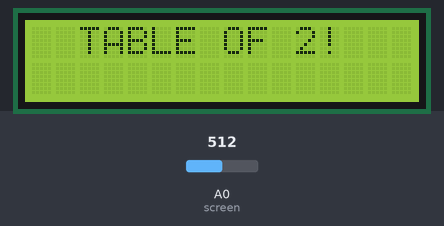
Simulated run of this sketch. Board: Arduino Uno, built with avr-gcc and run on an emulated ATmega328P. Shown: 16×2 character LCD. The inputs (shaded band) are chosen by the test bench; at power-on: A0 (screen) = 512.

Above: at 0.1 s.
At 3.2 s:
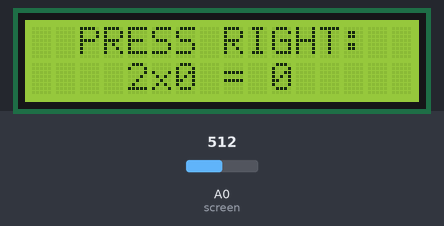
3.3 s: A0 (screen) set to 0
At 5.7 s:
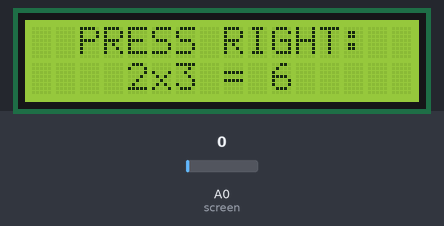
5.8 s: A0 (screen) set to 122
Timing chart, 0 to 8.8 s (numbered marks = the images above; inputs shaded):
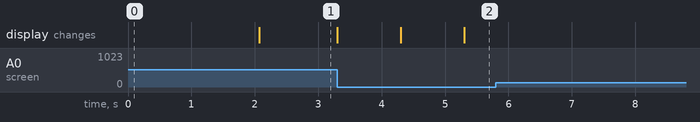

Measured:
- after the input at 3.3 s, the display: first changes at once (image 2 shows a later state)
- after the input at 5.8 s, every drawn part: stays the same

The sketch:

lcd_table_MANUAL.ino
```cpp
#include<LiquidCrystal.h>
 LiquidCrystal lcd(8,9,4,5,6,7);
 #define screen A0
 int count =0;
void setup()
{
 lcd.begin(16,2);
 lcd.setCursor(2,0);
 lcd.print("TABLE OF 2!");
 delay(2000);
 lcd.clear();
 lcd.setCursor(0,0);
 lcd.print("  PRESS RIGHT: ");
 lcd.setCursor(4,1);
 lcd.print("2x0 = 0 ");
}

void loop()
{

 int value = analogRead ( screen );
 if(value < 2)
 {
  count++;
  lcd.setCursor(6,1);
  lcd.print(count);
  lcd.setCursor(10,1);
  lcd.print(2*count);
  delay(1000);
 }

 if( count==10)
      {
        lcd.clear();
        lcd.setCursor(5,0);
        lcd.print("FINISH");
        delay(500);
      }
}
```
